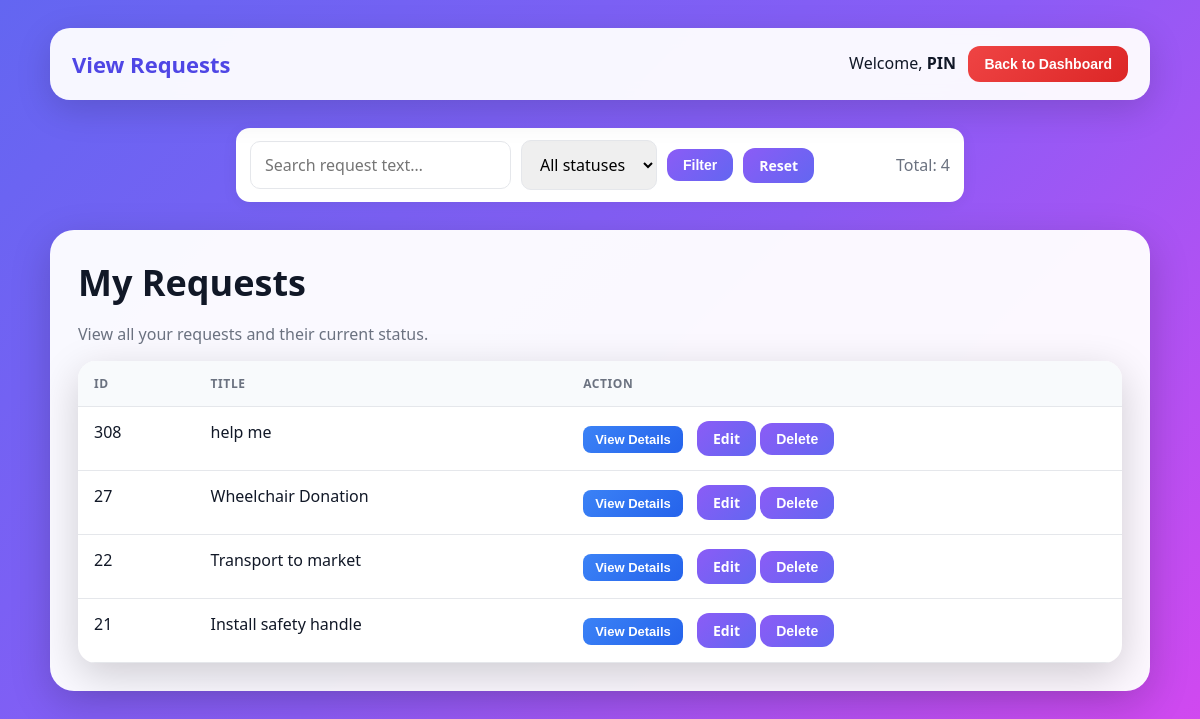
/CSIT314v3/Boundary/pin_view_requests.php (signed in), run on the app's committed database.
### tables this page shows
CREATE TABLE `requests` (
  `request_id` int(11) UNSIGNED NOT NULL,
  `category_id` int(11) DEFAULT NULL,
  `user_id` int(11) NOT NULL,
  `title` varchar(80) NOT NULL,
  `content` text NOT NULL,
  `location` varchar(255) NOT NULL,
  `status` enum('open','in_progress','closed') NOT NULL DEFAULT 'open',
  `view_count` int(10) UNSIGNED NOT NULL DEFAULT 0,
  `shortlist_count` int(10) UNSIGNED NOT NULL DEFAULT 0,
  `created_at` timestamp NOT NULL DEFAULT current_timestamp()
);

### CSIT314v3/config/Database.php (called while the page is built, shortened)
<?php
class Database
{
    private static ?PDO $pdo = null;
    public static function getConnection(): PDO
    {
        if (self::$pdo === null) {
            $host = $_ENV['DB_HOST'] ?? '127.0.0.1';
            $db   = $_ENV['DB_NAME'] ?? 'csit314';
            $user = $_ENV['DB_USER'] ?? 'root';
            $pass = $_ENV['DB_PASS'] ?? '';
            $dsn = "mysql:host={$host};dbname={$db};charset=utf8mb4";
            try {
                self::$pdo = new PDO($dsn, $user, $pass, [
                    PDO::ATTR_ERRMODE            => PDO::ERRMODE_EXCEPTION,
                    PDO::ATTR_DEFAULT_FETCH_MODE => PDO::FETCH_ASSOC,
                ]);
            } catch (PDOException $e) {
                exit("❌ Database Connection Failed: " . $e->getMessage());
            }
        }
        return self::$pdo;
    }
}

### CSIT314v3/Controller/PinViewRequestsController.php (called while the page is built, shortened)
<?php
require_once __DIR__ . '/../Entity/requestEntity.php';
final class PinViewRequestsController
{
    public function list(
        int $userId,
        ?string $status = null,
        ?string $q = null,
        int $page = 1,
        int $perPage = 10
    ): array {
        $ent = new requestEntity();
        return $ent->listByUser($userId, $status, $q, $page, $perPage);
    }
}

### CSIT314v3/Entity/requestEntity.php (called while the page is built, shortened)
<?php
final class requestEntity
{
    private PDO $pdo;
    public function __construct()
    {
        $this->pdo = Database::getConnection();
    }
    public function listByUser(
        int $userId,
        ?string $status = null,
        ?string $q = null,
        int $page = 1,
        int $perPage = 10
    ): array {
        $page   = max(1, $page);
        $offset = ($page - 1) * $perPage;
        $where = "FROM requests r
                  LEFT JOIN service_categories c ON r.category_id = c.category_id
                  WHERE r.user_id = :uid";
        $args  = [':uid' => $userId];
        $stmt = $this->pdo->prepare("SELECT COUNT(*) {$where}");
        foreach ($args as $k => $v) { $stmt->bindValue($k, $v); }
        $stmt->execute();
        $total = (int)$stmt->fetchColumn();
        $sql = "
            SELECT
                r.request_id,
                r.category_id,
                c.category_name,
                r.title,
                r.content,
                r.location,
                r.status,
                r.created_at,
                r.view_count,
                r.shortlist_count
            {$where}
            ORDER BY r.request_id DESC
            LIMIT :lim OFFSET :off
        ";
        $stmt = $this->pdo->prepare($sql);
        foreach ($args as $k => $v) { $stmt->bindValue($k, $v); }
        $stmt->bindValue(':lim', $perPage, PDO::PARAM_INT);
        $stmt->bindValue(':off', $offset, PDO::PARAM_INT);
        $stmt->execute();
        return [
            'rows'    => $stmt->fetchAll(),
            'total'   => $total,
            'page'    => $page,
            'perPage' => $perPage,
            'pages'   => (int)ceil($total / $perPage),
        ];
    }
}

### CSIT314v3/Boundary/pin_view_requests.php (the view, shortened to what this page needs)
<?php
require_once __DIR__ . '/../Controller/PinViewRequestsController.php';
function get_filters(): array {
    $status = $_GET['status'] ?? 'all';
    $q = trim((string)($_GET['q'] ?? ''));
    $page = max(1, (int)($_GET['page'] ?? 1));
    $perPage = max(1, min(50, (int)($_GET['perPage'] ?? 10)));
    return [$status, $q, $page, $perPage];
}
function load_requests(int $userId, ?string $status, ?string $q, int $page, int $perPage): array {
    $ctl = new PinViewRequestsController();
    return $ctl->list($userId, $status, $q, $page, $perPage);
}
[$status, $q, $page, $perPage] = get_filters();
$userId = (int)$_SESSION['user_id'];
$userName = htmlspecialchars($_SESSION['name'] ?? 'pin');
$normStatus = ($status === 'all' ? null : $status);
$data = load_requests($userId, $normStatus, $q, $page, $perPage);
$rows  = $data['rows'] ?? [];
$total = (int)($data['total'] ?? 0);
?>
<!doctype html>
<html lang="en">
<head>
</head>
<body>
<div class="wrap">
  <div class="topbar">
    <div class="title">View Requests</div>
    <div>
      Welcome, <strong><?= $userName ?></strong>
      &nbsp;&nbsp;<a href="pin_dashboard.php"><button class="dashboard">Back to Dashboard</button></a>
    </div>
  </div>
</div>
<form class="controls" method="get" action="pin_view_requests.php">
  <input type="text" name="q" placeholder="Search request text…" value="<?= htmlspecialchars($q) ?>">
  <select name="status">
    <option value="">All statuses</option>
  </select>
  <button class="btn" type="submit">Filter</button>
  <?php if ($q || $status): ?>
    <a class="btn" href="pin_view_requests.php">Reset</a>
  <?php endif; ?>
  <div class="muted" style="margin-left:auto">Total: <?= $total ?></div>
</form>
<div class="wrap">
  <div class="hero">
    <h1>My Requests</h1>
    <p class="muted">View all your requests and their current status.</p>
    <table>
      <thead>
        <tr>
          <th>ID</th>
          <th>Title</th>
          <th>Action</th>
        </tr>
      </thead>
      <tbody>
      <?php if (!$rows): ?>
        <tr><td colspan="3">No requests yet.</td></tr>
      <?php else: foreach ($rows as $r):
        $rid       = (int)($r['request_id'] ?? $r['id'] ?? 0);
        $title     = htmlspecialchars($r['title'] ?? 'Untitled');
      ?>
        <tr class="req-row" data-id="<?= $rid ?>">
          <td><?= $rid ?></td>
          <td><?= $title ?></td>
          <td>
            <button class="toggle-btn" data-target="desc-<?= $rid ?>" aria-expanded="false">View Details</button>
            <a class="btn" href="pin_edit_request.php?id=<?= $rid ?>">Edit</a>
            <form method="post" action="pin_delete_request.php" style="display:inline"
                onsubmit="return confirm('Delete this request? This cannot be undone.');">
            <button type="submit" class="btn btn-gray">Delete</button>
            </form>
          </td>
        </tr>
      <?php endforeach; endif; ?>
      </tbody>
    </table>
  </div>
</div>
</body>
</html>

### CSIT314v3/Boundary/pin_view_requests.php (style rules this page uses)
html, body { min-height: 100vh; }
html { background: linear-gradient(135deg,#6366f1 0%,#8b5cf6 50%,#d946ef 100%); background-attachment: fixed; }
body { margin:0; font-family: system-ui,-apple-system,Segoe UI,Roboto,Arial,sans-serif; color:#111827; background:transparent; }
.wrap { max-width: 1100px; margin: 28px auto; padding: 0 18px; }
.topbar { background: rgba(255,255,255,.95); backdrop-filter: blur(8px); border-radius: 20px; padding:18px 22px; display:flex; justify-content:space-between; align-items:center; box-shadow:0 10px 35px rgba(0,0,0,.15); }
.title { font-weight:800; color:#4f46e5; font-size:22px; }
.dashboard { padding:10px 16px; border:0; border-radius:12px; background:linear-gradient(135deg,#ef4444,#dc2626); color:#fff; cursor:pointer; font-weight:800; font-size:14px; }
.btn { padding:8px 16px; border:0; border-radius:12px; background:linear-gradient(135deg,#8b5cf6,#6366f1); color:#fff; cursor:pointer; font-weight:700; font-size:14px; text-decoration:none; display:inline-block; }
.controls { background:#fff; border-radius:14px; padding:12px 14px; margin:16px auto; display:flex; gap:10px; align-items:center; justify-content:center; box-shadow:0 4px 16px rgba(0,0,0,.06); max-width:700px; }
.controls input, .controls select { font-size:16px; padding:12px 14px; border-radius:10px; border:1px solid #e5e7eb; font:inherit; }
.hero { margin:26px 0; background:rgba(255,255,255,.96); border-radius:24px; padding:28px; box-shadow:0 12px 40px rgba(0,0,0,.18); }
.hero h1 { margin:0 0 8px; font-size:36px; }
.muted { color:#6b7280; }
table { width:100%; border-collapse:collapse; background:#fff; border-radius:18px; overflow:hidden; box-shadow:0 12px 40px rgba(0,0,0,.18); }
th,td { padding:14px 16px; border-bottom:1px solid #e5e7eb; text-align:left; vertical-align:top; }
th { background:#f8fafc; text-transform:uppercase; font-size:12px; letter-spacing:.05em; color:#6b7280; }
.toggle-btn { padding:6px 12px; border:0; border-radius:8px; background:linear-gradient(135deg,#3b82f6,#2563eb); color:#fff; cursor:pointer; font-weight:600; font-size:13px; margin-right:10px; }

### data on the page
requests: request_id "308", title "help me"
requests: request_id "27", title "Wheelchair Donation"
requests: request_id "22", title "Transport to market"
requests: request_id "21", title "Install safety handle"

### other printed values
$userName "PIN"
$total "4"
